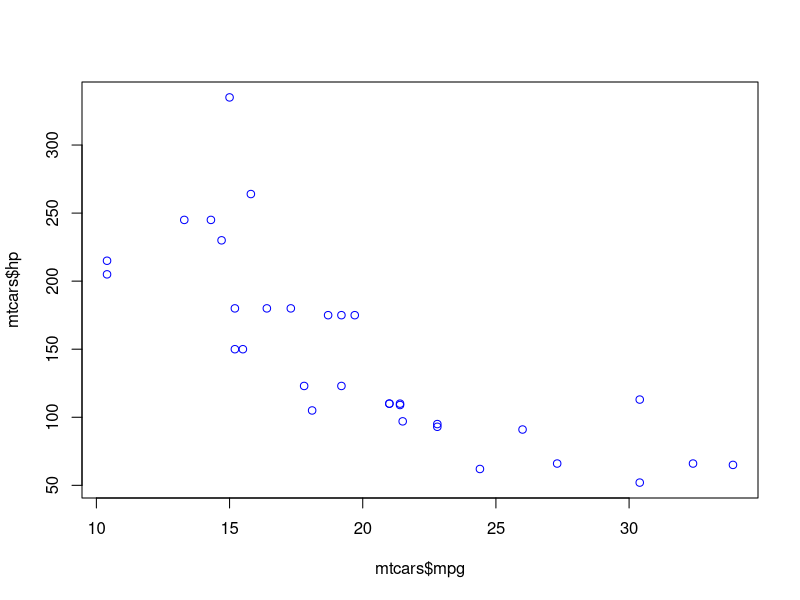
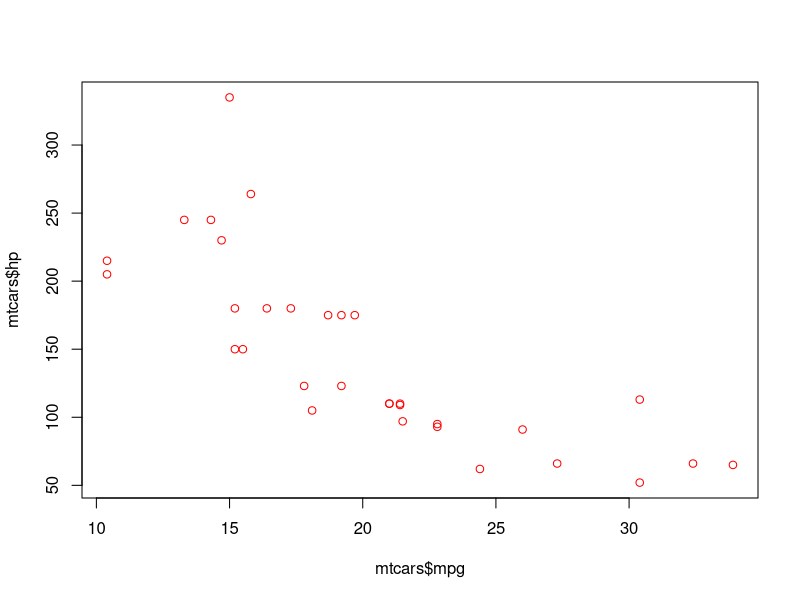
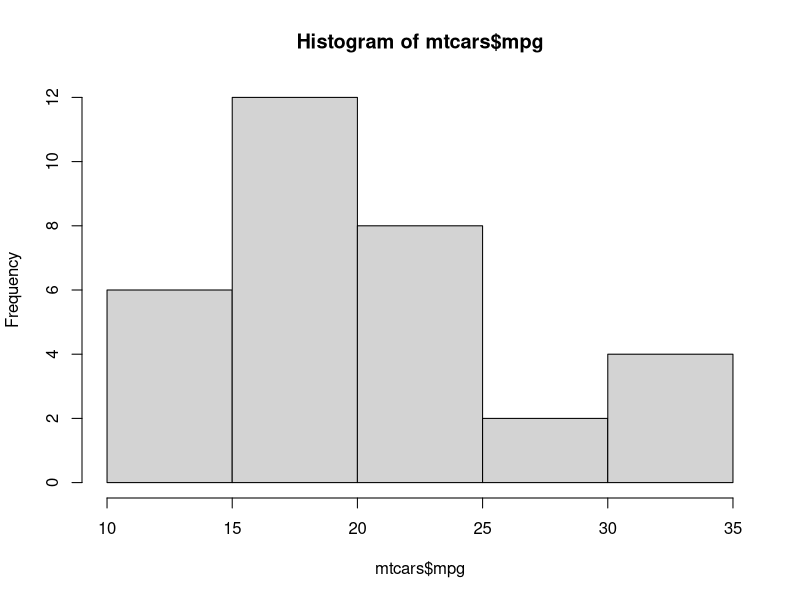

R code for these plots, in order:
summary(mtcars)
mean(mtcars$mpg)
sd(mtcars$mpg)
mean(mtcars$mpg)
plot(mtcars$mpg, mtcars$hp, col="blue")
plot(mtcars$mpg, mtcars$hp, col="red")

#ganti branch baru, tulis di terminal :
# git checkout -b nama-branch-baru

hist(mtcars$mpg)
